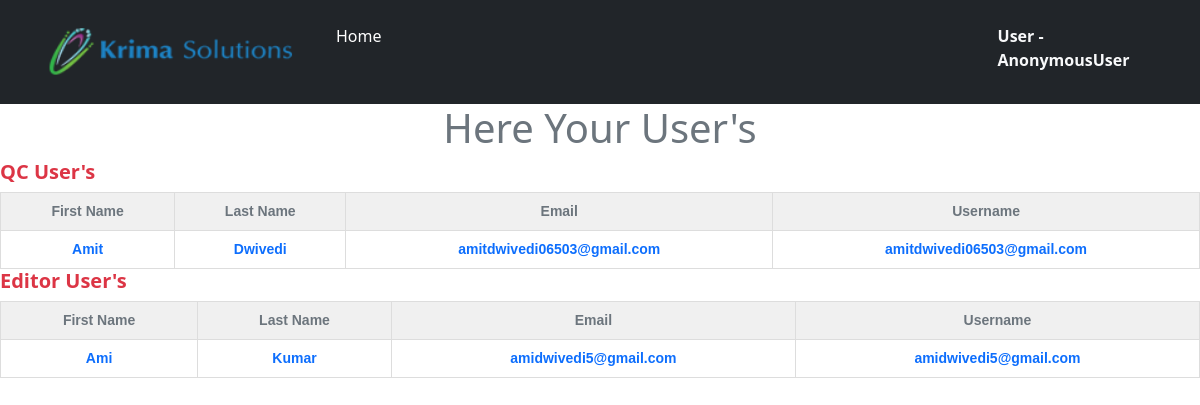
Page /all_user on the earlier database version.
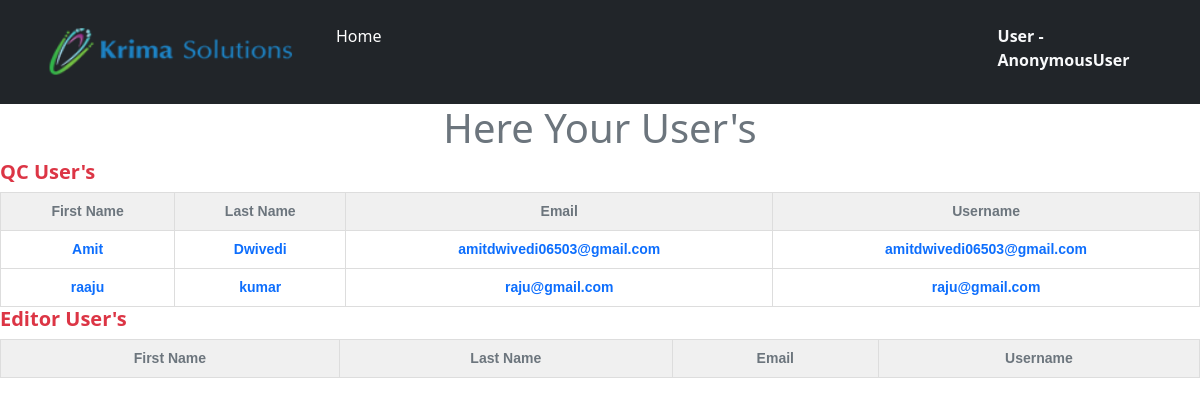
Same page on the later database version.
### App/models.py (models this page shows, shortened)
class Qc_user(models.Model):
    user=models.ForeignKey(User,on_delete=models.CASCADE)

class ED_User(models.Model):
    user=models.ForeignKey(User,on_delete=models.CASCADE)

### App/views.py (the view)
# urls.py: path('all_user',v.All_user),
def All_user(request):
    user_types = {
        'QC': Qc_user.objects.all(),
        'Editor': ED_User.objects.all()
    }
    return render(request,'admin_temps/All_user.html',{'user_types':user_types})

### App/templates/admin_temps/All_user.html (shortened to what this page needs)
<!DOCTYPE html>
<html lang="en">
<head>
    {%load static%}
    <link href="https://cdn.jsdelivr.net/npm/bootstrap@5.0.2/dist/css/bootstrap.min.css" rel="stylesheet"
>
</head>
<body>
    <nav class="navbar navbar-expand-lg navbar-dark bg-dark">
        <div class="container">
            <a class="navbar-brand" href="#">
                <img src="/static/image/logo.png" alt="Logo" width="270" height="50">
            </a>
            <div class="collapse navbar-collapse" id="navbarSupportedContent">
                <ul class="navbar-nav me-auto mb-2 mb-lg-0">
                    <li class="nav-item">
                        <a class="nav-link active mt-2" aria-current="page" href="/dashboard">Home</a>
                    </li>
                    <li class="nav-item" style="margin-left: 600px;">
                        <p class="text-light fs-6 nav-link active mt-2 "><strong class="text-light">User - </strong> <b>{{user}}</b></p>
                    </li>
                </ul>
            </div>
        </div>
    </nav>
    <h1 class="text-center text-secondary">Here Your User's</h1>
    {% for user_type, users in user_types.items %}
    <h2 style="font-size: 20px;text-align:left;font-weight: 700;" class="text-danger">{{ user_type }} User's</h2>
    <table>
        <tr>
            <th class="text-secondary text-center">First Name</th>
            <th class="text-secondary text-center">Last Name</th>
            <th class="text-secondary text-center">Email</th>
            <th class="text-secondary text-center">Username</th>
        </tr>
        {% for user in users %}
        <tr>
            <td style="font-weight: 600;" class="text-primary text-center">{{ user.user.first_name }}</td>
            <td style="font-weight: 600;" class="text-primary text-center">{{ user.user.last_name }}</td>
            <td style="font-weight: 600;" class="text-primary text-center">{{ user.user.email }}</td>
            <td style="font-weight: 600;" class="text-primary text-center">{{ user.user.username }}</td>
        </tr>
        {% endfor %}
    </table>
    {% endfor %}
</body>
</html>

### App/templates/admin_temps/All_user.html (style rules this page uses)
table { border-collapse: collapse; width: 100%; }
th, td { border: 1px solid #ddd; padding: 8px; text-align: left; font-size: 14px; font-family: Arial, sans-serif; }
th { background-color: #f0f0f0; font-weight: bold; color: #333; }

Differences in the rows shown:
removed ED_User: user.first_name "Ami", user.last_name "Kumar", user.email "amidwivedi5@gmail.com", user.username "amidwivedi5@gmail.com"
added Qc_user: user.first_name "raaju", user.last_name "kumar", user.email "raju@gmail.com", user.username "raju@gmail.com"
